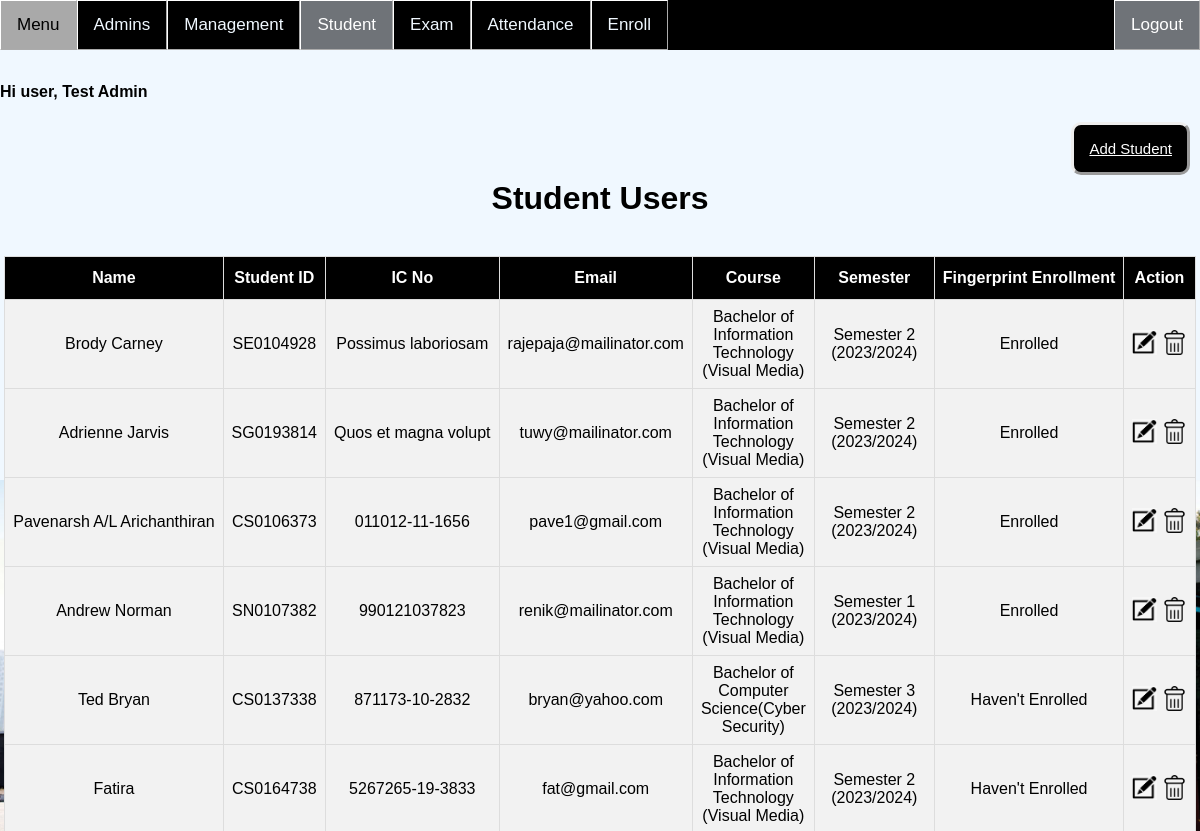
The app's page /Admin/Student.php (signed in) with its own data.
### tables this page shows
CREATE TABLE `student` (
  `id` int(11) NOT NULL,
  `name` varchar(255) NOT NULL,
  `ic_no` varchar(99) NOT NULL,
  `student_id` varchar(99) NOT NULL,
  `email` varchar(99) NOT NULL,
  `enrol_fingerprint` int(1) NOT NULL,
  `course_id` int(11) NOT NULL,
  `semester_id` int(11) NOT NULL
);

CREATE TABLE `course` (
  `id` int(11) NOT NULL,
  `name` varchar(255) NOT NULL
);

CREATE TABLE `semester` (
  `id` int(11) NOT NULL,
  `name` varchar(255) NOT NULL
);

### Admin/Student.php (the view, shortened to what this page needs)
<?php
if(isset ($_SESSION["userId"]))
{	include "Header.php";?>
<!DOCTYPE html>
<html>
<head>
</head>
<body>
	<a style="float:right;margin-right:10px" href="StudentAdd.php" class="btn">Add Student</a><br><br>
	<h1 align="center"> Student Users</h1>
	<br>
<?php
	$queryGet = "select * from student";
	$resultGet = mysqli_query($link,$queryGet);
	if(!$resultGet)
	{
		die ("Invalid Query - get Items List: ". mysqli_error($link));
	}
	else
	{?>
	<table id="table" border="1" align="center">
		<tr>
			<th>Name</th>
			<th>Student ID</th>
			<th>IC No</th>
			<th>Email</th>
			<th>Course</th>
			<th>Semester</th>
			<th>Fingerprint Enrollment</th>
			<th>Action</th>
		</tr>
<?php	while($row= mysqli_fetch_array($resultGet, MYSQLI_BOTH))
		{	?>
			<tr>
				<td><?php echo $row['name']?></td>
				<td><?php echo $row['student_id'];?></td>
				<td><?php echo $row['ic_no']; ?></td>
				<td><?php echo $row['email']; ?></td>
				<td class='word-wrap'><?php echo getCourseName($row['course_id']); ?></td>
				<td class='word-wrap'><?php echo getSemesterName($row['semester_id']); ?></td>
				<td><?php if($row['enrol_fingerprint']==1) echo "Enrolled"; else echo "Haven't Enrolled";?></td>
				<td><a href="StudentEdit.php?id=<?php echo $row['id'];?>">
					<img border="0" alt="editB" src="../CSS/btn/editB.png" width="25" height="25"></a>
					<a href="Delete.php?sid=<?php echo $row['id'];?>" onclick="return confirm('Are you sure?')">
					<img border="0" alt="editB" src="../CSS/btn/delB.png" width="25" height="25"></a></a>
				</td>
			</tr>
<?php	}?>
	</table>
<?php
	}
}
else	{
	echo "No session exists or session has expired. Please log in again ";
	echo "Page will be redirect in 5 seconds";
	header('Refresh: 5; ../Admin/Login.php');
}
	?>
</body>
</html>

### CSS/topNav.css (style rules this page uses)
* { box-sizing: border-box; }
body { margin: 0; font-family: Arial, Helvetica, sans-serif; background-image: url("bc.jpg"); background-color:aliceblue; background-size: 100% ; background-repeat: no-repeat; background-attachment: fixed; background-position:90% 100%; position:absolute; top:10%; max-width: -webkit-fill-available; right: 0px; left: 0px; }
.btn { padding: 15px; font-size: 15px; color: white; background: black ; border-style: outset; border-radius: 10px; cursor: pointer; }
#table { font-family: "Trebuchet MS", Arial, Helvetica, sans-serif; border-collapse: collapse; }
#table td, #table th { border: 1px solid #ddd; padding: 8px; text-align: center; max-width: auto; }
#table tr { background-color: #f2f2f2; }
#table th { padding-top: 12px; padding-bottom: 12px; text-align: center; background-color: black; color: white; max-width: auto; background-position: center; }

### Admin/Student.php (style rules this page uses)
.word-wrap { white-space: pre-line; width: 120px; }

### records on screen
student: name "Brody Carney", student "SE0104928", ic_no "Possimus laboriosam", email "rajepaja@mailinator.com", course.name "Bachelor of Information Technology (Visual Media)", semester.name "Semester 2 (2023/2024)", enrol_fingerprint "Enrolled"
student: name "Adrienne Jarvis", student "SG0193814", ic_no "Quos et magna volupt", email "tuwy@mailinator.com", course.name "Bachelor of Information Technology (Visual Media)", semester.name "Semester 2 (2023/2024)", enrol_fingerprint "Enrolled"
student: name "Pavenarsh A/L Arichanthiran", student "CS0106373", ic_no "011012-11-1656", email "pave1@gmail.com", course.name "Bachelor of Information Technology (Visual Media)", semester.name "Semester 2 (2023/2024)", enrol_fingerprint "Enrolled"
student: name "Andrew Norman", student "SN0107382", ic_no "990121037823", email "renik@mailinator.com", course.name "Bachelor of Information Technology (Visual Media)", semester.name "Semester 1 (2023/2024)", enrol_fingerprint "Enrolled"
student: name "Ted Bryan", student "CS0137338", ic_no "871173-10-2832", email "bryan@yahoo.com", course.name "Bachelor of Computer Science(Cyber Security)", semester.name "Semester 3 (2023/2024)", enrol_fingerprint "Haven't Enrolled"
student: name "Fatira", student "CS0164738", ic_no "5267265-19-3833", email "fat@gmail.com", course.name "Bachelor of Information Technology (Visual Media)", semester.name "Semester 2 (2023/2024)", enrol_fingerprint "Haven't Enrolled"

### other values on screen
$_SESSION["name"] "Test Admin"
